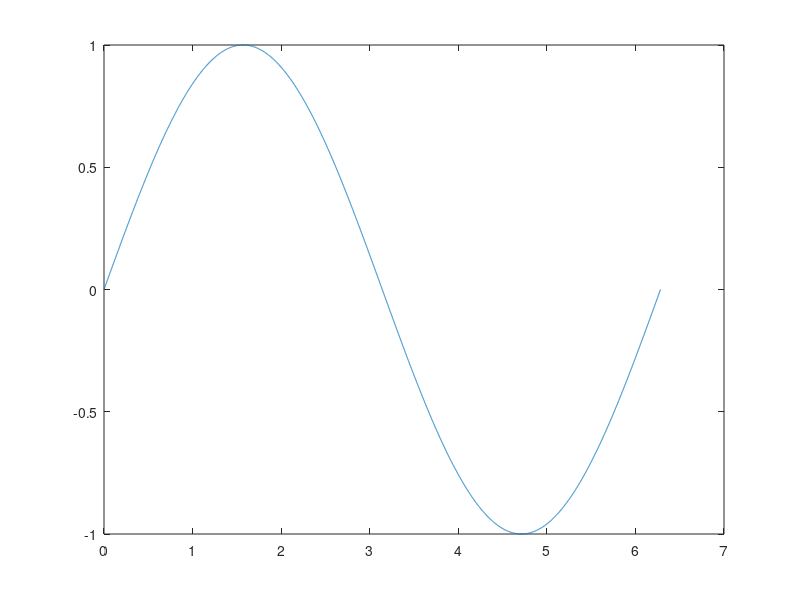

This chart was generated by the following MATLAB code: (Note: this script raises an error after producing the figure.)
% Test program for the function matfig2pgfdata from Jörg Petzold 
% to compress large datasets for plotting with TikZ/pgfplots in LaTeX
% Authors: Mathias Magdowski
% Date: 2018-02-07
% E-Mail: mathias.magdowski@ovgu.de

% Clear the workspace
clear all

% Close all open figures
close all

% Number of data points of the raw data -> Scalar
N_raw=10000;

% x-values of the raw data -> Row vector(1,N_raw)
x=linspace(0,2*pi,N_raw);
% y-values of the raw data -> Row vector(1,N_raw)
y=sin(x);

% Open new figure
figure(1)
% Plot the full raw data
plot(x,y)

% Compress the raw data
% source: https://de.mathworks.com/matlabcentral/fileexchange/65987-matfig2pgfdata-filename-m-n-
[x_red,y_red]=matfig2pgfdata('sinus.dat',1,1);

% Plot a comparison
figure(2)
plot(x,y,x_red,y_red,'-o');
